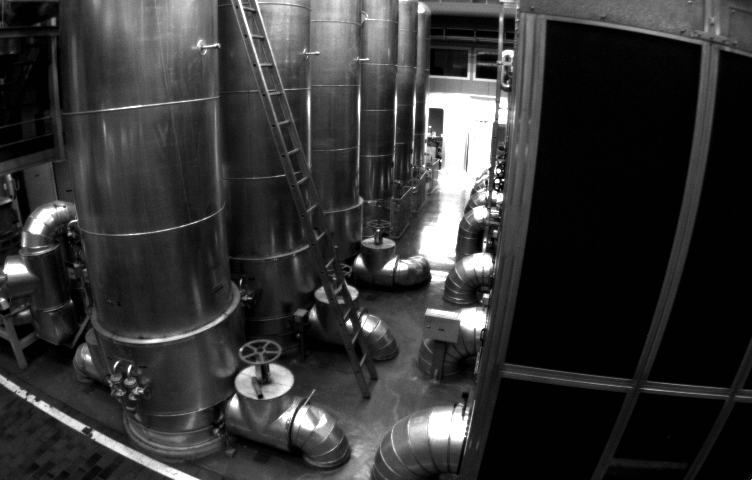
//> input picture ch5/imageBasics/distorted.png, 752 x 480 px
$ ./imageBasics distorted.png   (built with g++ and OpenCV 4)
//> lines starting //> are read from the running program, lines starting //| are printed output that depends on the picture; after the words box and inside, x2 and y2 are one past the last pixel; in counts of white or black regions, pixels touching at a corner belong together
#include <iostream>
#include <chrono>

using namespace std;

#include <opencv2/core/core.hpp>
#include <opencv2/highgui/highgui.hpp>
#include <opencv2/imgproc.hpp>

int main(int argc, char **argv) {
    // 读取argv[1]指定的图像
    cv::Mat image;
    image = cv::imread(argv[1]); //cv::imread函数读取指定路径下的图像
//> image is the input picture: 480 rows x 752 cols, CV_8UC3; min 1, max 255, mean 52.6

    // 判断图像文件是否正确读取
    if (image.data == nullptr) { //数据不存在,可能是文件不存在
    cerr << "文件" << argv[1] << "不存在." << endl;
    return 0;
    }

    // 文件顺利读取, 首先输出一些基本信息
    cout << "图像宽为" << image.cols << ",高为" << image.rows << ",通道数为" << image.channels() << endl;
//| 图像宽为752,高为480,通道数为3
    cv::imshow("image", image);      // 用cv::imshow显示图像
    cv::waitKey(0);                  // 暂停程序,等待一个按键输入

    // 判断image的类型
    if (image.type() != CV_8UC1 && image.type() != CV_8UC3) {
    // 图像类型不符合要求
    cout << "请输入一张彩色图或灰度图." << endl;
    return 0;
    }

    // 遍历图像, 请注意以下遍历方式亦可使用于随机像素访问
    // 使用 std::chrono 来给算法计时
    chrono::steady_clock::time_point t1 = chrono::steady_clock::now();
    for (size_t y = 0; y < image.rows; y++) {
    // 用cv::Mat::ptr获得图像的行指针
    unsigned char *row_ptr = image.ptr<unsigned char>(y);  // row_ptr是第y行的头指针
    for (size_t x = 0; x < image.cols; x++) {
    // 访问位于 x,y 处的像素
    unsigned char *data_ptr = &row_ptr[x * image.channels()]; // data_ptr 指向待访问的像素数据
    // 输出该像素的每个通道,如果是灰度图就只有一个通道
    for (int c = 0; c != image.channels(); c++) {
    unsigned char data = data_ptr[c]; // data为I(x,y)第c个通道的值
    }
    }
    }
    chrono::steady_clock::time_point t2 = chrono::steady_clock::now();
    chrono::duration<double> time_used = chrono::duration_cast < chrono::duration < double >> (t2 - t1);
    cout << "遍历图像用时：" << time_used.count() << " 秒。" << endl;

      // 关于 cv::Mat 的拷贝
    // 直接赋值并不会拷贝数据
    cv::Mat image_another = image;
    // 修改 image_another 会导致 image 发生变化
    image_another(cv::Rect(0, 0, 100, 100)).setTo(0); // 将左上角100*100的块置零
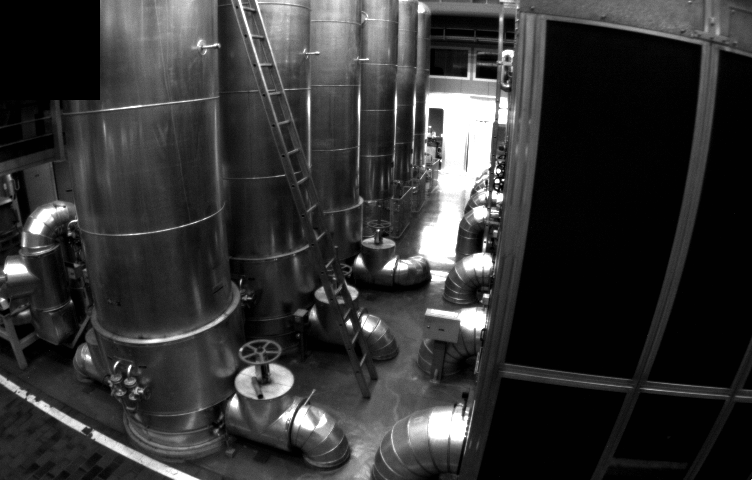
//> image_another: 480 rows x 752 cols, CV_8UC3; 2.77% of pixels changed, all inside (x1, y1, x2, y2) = (0, 0, 100, 100)
    cv::imshow("image", image);
    cv::waitKey(0);

    // 使用clone函数来拷贝数据
    cv::Mat image_clone = image.clone();
    image_clone(cv::Rect(0, 0, 100, 100)).setTo(255);
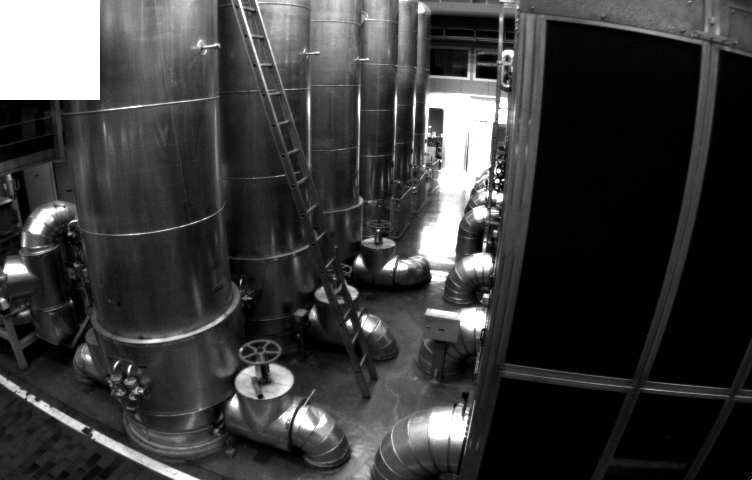
//> image_clone: 480 rows x 752 cols, CV_8UC3; 2.77% of pixels changed, all inside (x1, y1, x2, y2) = (0, 0, 100, 100)
    cv::imshow("image", image);
    cv::imshow("image_clone", image_clone);
    cv::waitKey(0);

    // crop the roi
    vector<vector<cv::Point2i>> contours;
    vector<cv::Point2i> points;
    points.push_back(cv::Point2i(0,0));
    points.push_back(cv::Point2i(500, 0));
    points.push_back(cv::Point2i(0, 500));
    contours.push_back(points);
    cv::Mat mask(image.size(), CV_8UC1, cv::Scalar(255));
    cv::Scalar color = cv::Scalar::all(0);
    cv::drawContours(mask, contours, 0, color, -1);
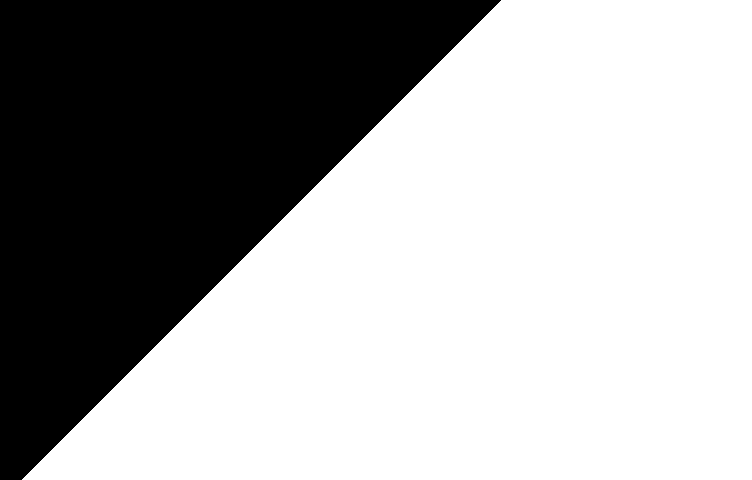
//> mask: 480 rows x 752 cols, CV_8UC1; 65.2% white; 1 black region, box (x1, y1, x2, y2) and area: (0, 0, 501, 480) 125520
    imshow("mask", mask);
    cv::waitKey(0);
    cv::Mat croped_image;
    image.copyTo(croped_image, mask);
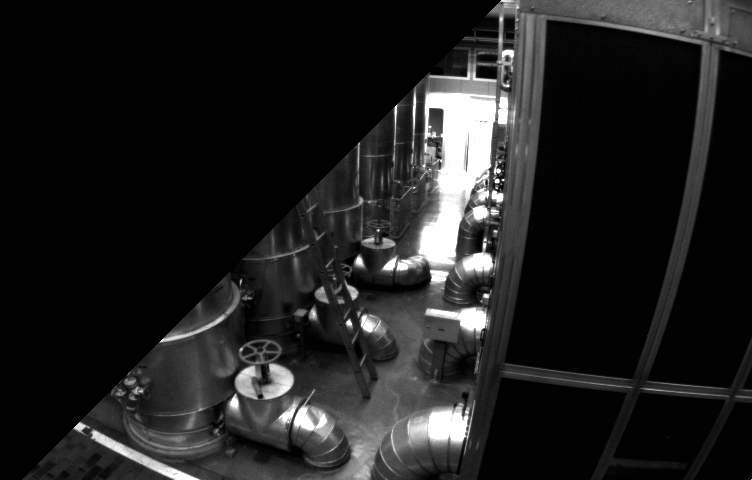
//> croped_image: 480 rows x 752 cols, CV_8UC3; min 0, max 255, mean 31.5
    imshow("croped_image", croped_image);
    cv::waitKey(0);

    // 对于图像还有很多基本的操作,如剪切,旋转,缩放等,限于篇幅就不一一介绍了,请参看OpenCV官方文档查询每个函数的调用方法.
    cv::destroyAllWindows();
    return 0;
}
